Frame 1 (no input): blank canvas, image omitted
Frame 60 (the mouse pressed at the canvas centre just before this capture): blank canvas, image omitted
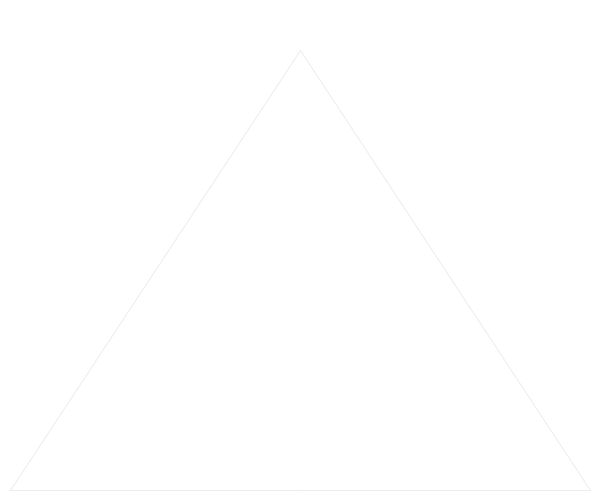
Frame 120 (the mouse held since frame 60 and released just before this capture)

The Processing sketch whose frames 1 and 60 were blank and that drew this single picture after the mouse press (run headless with seeded random() and noise(); from frame 60 on, the mouse is pressed at the canvas centre):

// Processing sketch: FractalCenterOfMassTri
// ── FractalCenterOfMassTri.pde
class Tri {
  PVector a, b, c;
  Tri(PVector a, PVector b, PVector c) {
    this.a=a;
    this.b=b;
    this.c=c;
  }
  ArrayList<Tri>makeNew() {
    ArrayList<Tri>list=new ArrayList<Tri>();
    PVector p=new PVector(a.x/3+b.x/3+c.x/3,a.y/3+b.y/3+c.y/3);
    PVector ab=avg(a,b);
    PVector bc=avg(b,c);
    PVector ac=avg(a,c);
    //list.add(new Tri(a,b,ab));
    //list.add(new Tri(a,ac,c));
    //list.add(new Tri(bc,b,c));
    
    //list.add(new Tri(a, b, p));
    //list.add(new Tri(a, p, c));
    //list.add(new Tri(p, b, c));
    
    list.add(new Tri(a,ab,p));
    list.add(new Tri(ab,b,p));
    list.add(new Tri(a,ac,p));
    
    list.add(new Tri(c,ac,p));
    list.add(new Tri(b,bc,p));
    list.add(new Tri(c,bc,p));
    return list;
  }
  void display(color col) {
    stroke(col);
    noFill();
    beginShape();
    vertex(a.x, a.y);
    vertex(b.x, b.y);
    vertex(c.x, c.y);
    endShape(CLOSE);
  }
}
PVector avg(PVector a,PVector b){
  return PVector.add(a,b).mult(0.5);
}
ArrayList<Tri>work=new ArrayList<Tri>(), finished=new ArrayList<Tri>();
void setup() {
  size(600, 500);
  work.add(new Tri(new PVector(width/2, 50), new PVector(width-10, height-10), new PVector(10, height-10)));
  //work.add(new Tri(new PVector(0,0),new PVector(width,0),new PVector(0,height)));
  //work.add(new Tri(new PVector(width,height),new PVector(width,0),new PVector(0,height)));
}
boolean workFirst=false;
void keyPressed() {
  if (key=='w')workFirst=!workFirst;
}
color workCol=color(255,20);
color finCol=color(0,20);
void draw() {
  background(255);
  if (workFirst) {
    for (Tri t : work) {
      t.display(workCol);
    }
  }
  for (Tri t : finished) {
    t.display(finCol);
  }
  if (!workFirst) {
    for (Tri t : work) {
      t.display(workCol);
    }
  }
}
void mousePressed() {
  ArrayList<Tri>list=new ArrayList<Tri>();
  for (Tri t : work)list.addAll(t.makeNew());
  finished.addAll(work);
  work.clear();
  work.addAll(list);
}
